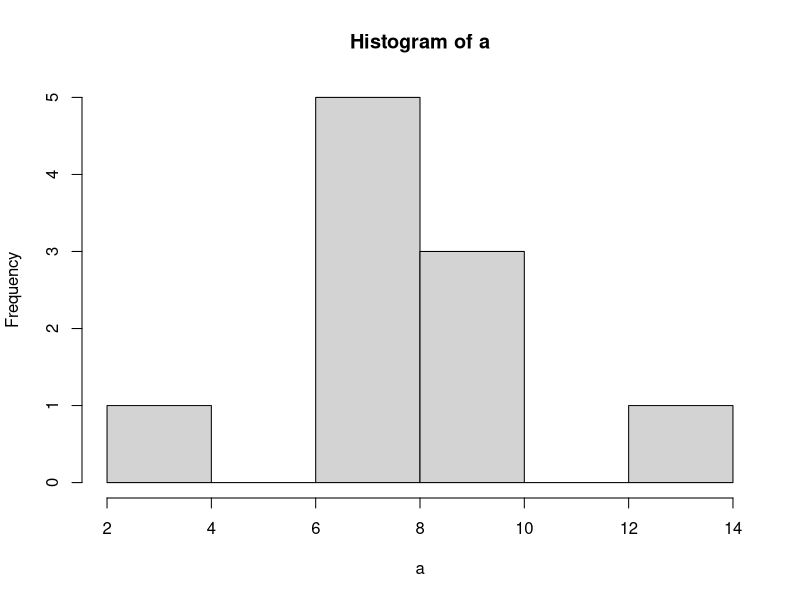
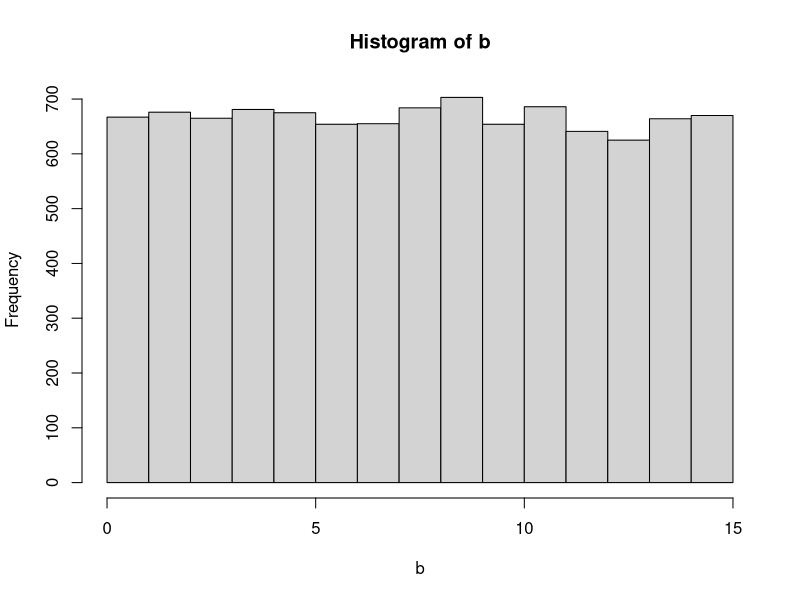
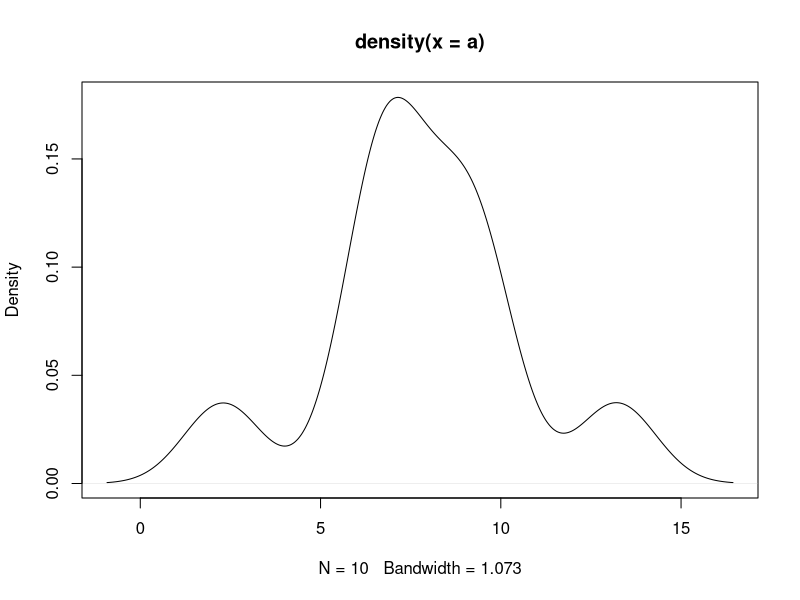
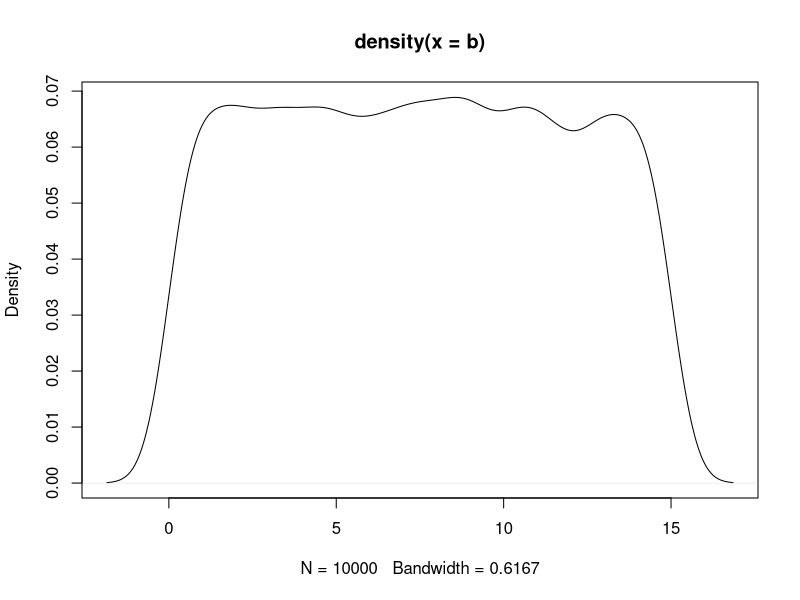
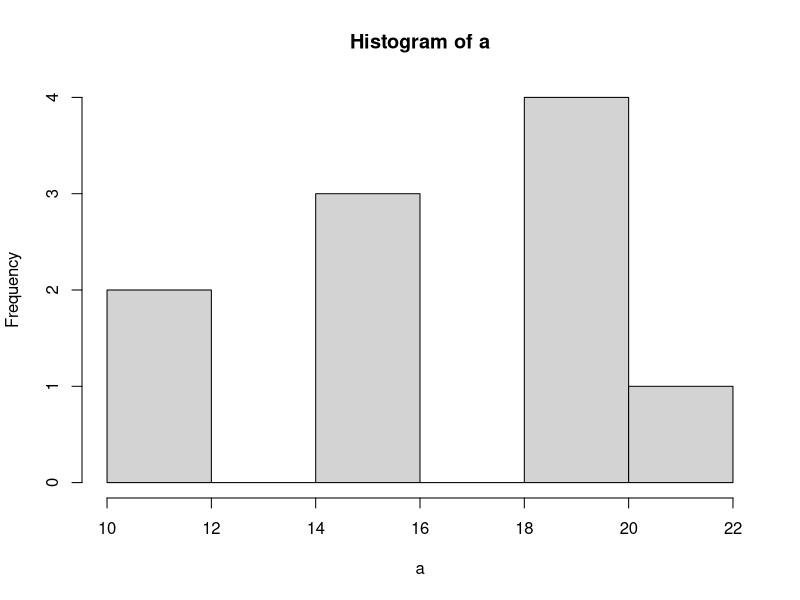
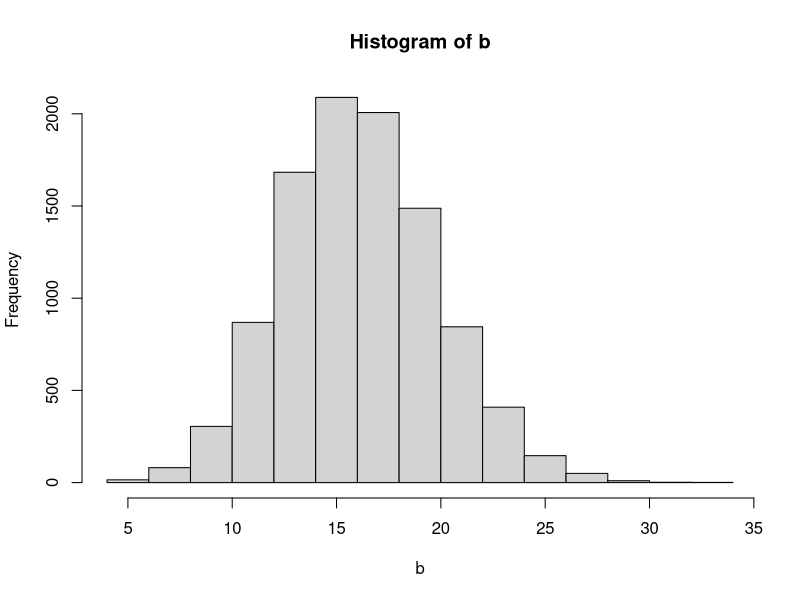
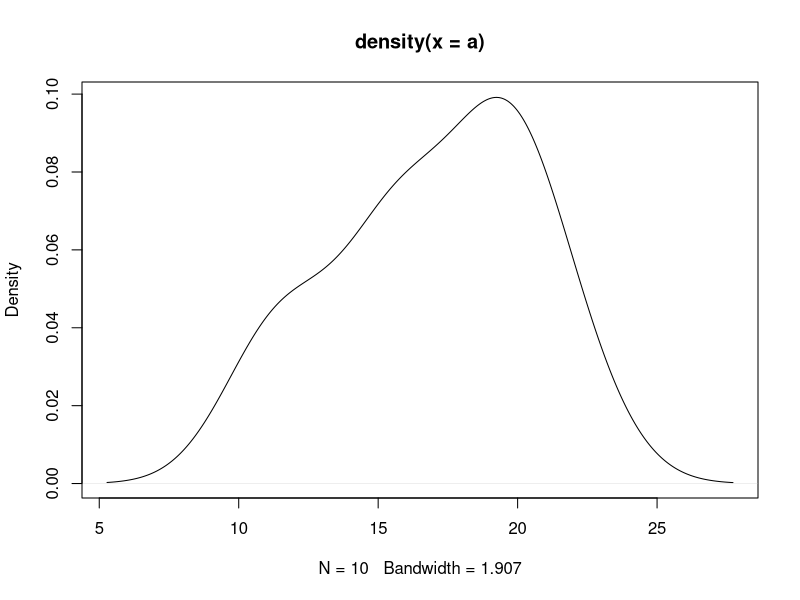
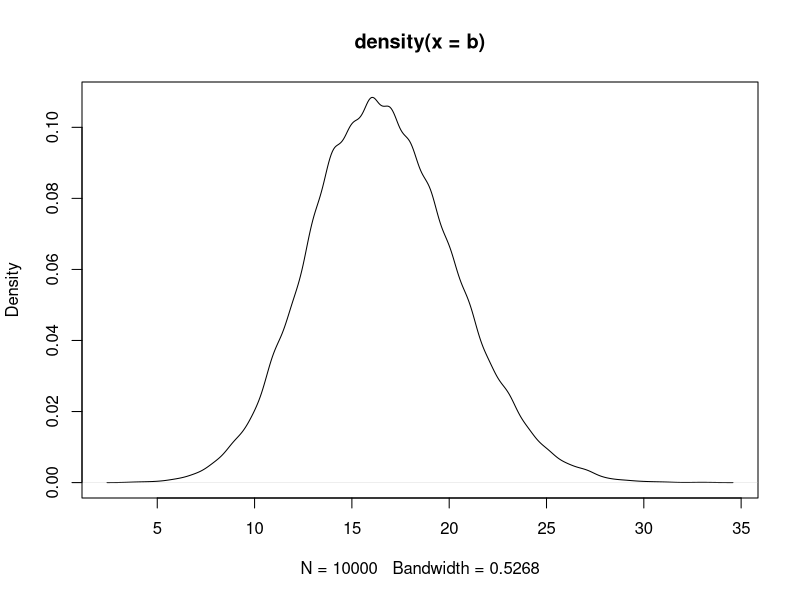

Reproduce these figures in R, in order.
## ---- chunk 1
knitr::opts_chunk$set(echo = TRUE)
## ---- chunk 2
NewVector <- c(1,2,3)
NewVector
class(NewVector)
ls()
rm(NewVector)
## ---- chunk 3
 pbirthday(30)
## ---- chunk 4
 help(Distributions)
## ---- chunk 5
dunif(5,min=0,max=15)
dunif(12,min=0,max=15)
dunif(3.1265,min=0,max=15)
dunif(0,min=0,max=15)
## ---- chunk 6
punif(15,min=0, max=15)
punif(5, min=0, max=15)
punif(12, min=0, max=15)-punif(10, min=0, max=15)
## ---- chunk 7
qunif(0.5,min=0,max=15)
qunif(0.95,min=0,max=15)
## ---- chunk 8
a <- runif(10,min=0,max=15)
b <- runif(10000,min=0,max=15)
hist(a)
hist(b)
plot(density(a))
plot(density(b))
## ---- chunk 9
dbinom(5, size=100, prob=1/6)
pbinom(20, size=100, prob=1/6)
1-pbinom(19, size=100, prob=1/6)
qbinom(0.4, size=100, prob=1/6)
## ---- chunk 10
a <- rbinom(10, size=100, prob=1/6)
b <- rbinom(10000, size=100, prob=1/6)
hist(a)
hist(b)
plot(density(a))
plot(density(b))
## ---- chunk 11
dnorm(0.5)
dnorm(0)
dnorm(0.5, mean=3, sd=5)
pnorm(0.5)
pnorm(0.5, mean=3, sd=5)
qnorm(0.1)
qnorm(0.9)
qnorm(0.1, mean=3, sd=5)
qnorm(0.9, mean=3, sd=5)
## ---- chunk 12
a <- rnorm(10000)
b <- rnorm(10000, mean=3, sd=5)
hist(a)
hist(b)
plot(density(a))
plot(density(b))
## ---- chunk 13
sleep <- sleep
sleep
summary(sleep$extra)
## ---- chunk 14
mean(sleep$extra[sleep$group==1])
mean(sleep$extra[sleep$group==2])
## ---- chunk 15
help("t.test")
## ---- chunk 16
t.test(sleep$extra~sleep$group)
t.test(sleep$extra[sleep$group==1], sleep$extra[sleep$group==2])
## ---- chunk 17
t.test(sleep$extra[sleep$group==2], mu=0, alternative = "greater")
